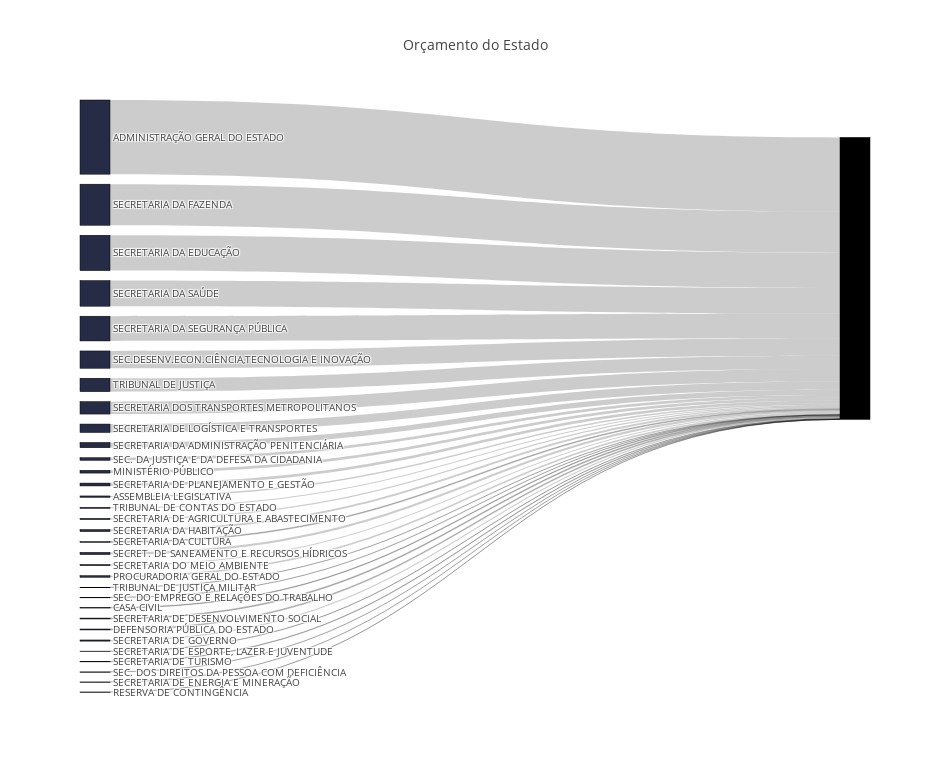

The cell this chart's notebook holds for it:
### Code cell
data_trace = dict(
    type='sankey',
    domain = dict(
      x =  [0,1],
      y =  [0,1]
    ),
    orientation = "h",
    valueformat = ".0f",
    node = dict(
      pad = 10,
      thickness = 30,
      line = dict(
        color = "black",
        width = 0.5
      ),
      label =  refugee_df['orgao'].dropna(axis=0, how='any'),
      color = refugee_df['color']
    ),
    link = dict(
      source = refugee_df['source'].dropna(axis=0, how='any'),
      target = refugee_df['target'].dropna(axis=0, how='any'),
      value = refugee_df['valor'].dropna(axis=0, how='any'),
  )
)

layout =  dict(
    title = "Orçamento do Estado",
    height = 772,
    width = 950,
    font = dict(
      size = 10
    ),    
)


fig = dict(data=[data_trace], layout=layout)
iplot(fig, validate=False)

### Figure 1 — Plotly figure (JSON) as saved in the notebook; plotly's stock layout.template omitted (floating-point values rounded to 4 significant figures)
{"data": [{"domain": {"x": [0, 1], "y": [0, 1]}, "link": {"source": [0, 1, 2, 3, 4, 5, 6, 7, 8, 9, 10, 11, 12, 13, 14, 15, 16, 17, 18, 19, 20, 21, 22, 23, 24, 25, 26, 27, 28, 29, 30, 31], "target": [32, 32, 32, 32, 32, 32, 32, 32, 32, 32, 32, 32, 32, 32, 32, 32, 32, 32, 32, 32, 32, 32, 32, 32, 32, 32, 32, 32, 32, 32, 32, 32], "value": [1186232580, 922426125, 11663448408, 68691617, 30784766023, 22289207175, 15046255264, 733316680, 1055960700, 7313498487, 2257262987, 21542827791, 35750375914, 64580123676, 121190310, 1727839230, 995601240, 2420576349, 518059900, 2491331456, 817559791, 10817693819, 4572711906, 1856196407, 1364750017, 169928030, 844215748, 47416599, 19496839, 468665635, 1013645445, 46500000]}, "node": {"color": ["#262C46", "#262C46", "#262C46", "#262C46", "#262C46", "#262C46", "#262C46", "#262C46", "#262C46", "#262C46", "#262C46", "#262C46", "#262C46", "#262C46", "#262C46", "#262C46", "#262C46", "#262C46", "#262C46", "#262C46", "#262C46", "#262C46", "#262C46", "#262C46", "#262C46", "#262C46", "#262C46", "#262C46", "#262C46", "#262C46", "#262C46", "#262C46"], "label": ["ASSEMBLEIA LEGISLATIVA", "TRIBUNAL DE CONTAS DO ESTADO", "TRIBUNAL DE JUSTIÇA", "TRIBUNAL DE JUSTIÇA MILITAR", "SECRETARIA DA EDUCAÇÃO", "SECRETARIA DA SAÚDE", "SEC.DESENV.ECON.CIÊNCIA,TECNOLOGIA E INOVAÇÃO", "SECRETARIA DA CULTURA", "SECRETARIA DE AGRICULTURA E ABASTECIMENTO", "SECRETARIA DE LOGÍSTICA E TRANSPORTES", "SEC. DA JUSTIÇA E DA DEFESA DA CIDADANIA", "SECRETARIA DA SEGURANÇA PÚBLICA", "SECRETARIA DA FAZENDA", "ADMINISTRAÇÃO GERAL DO ESTADO", "SEC. DO EMPREGO E RELAÇÕES DO TRABALHO", "SECRETARIA DA HABITAÇÃO", "SECRETARIA DO MEIO AMBIENTE", "MINISTÉRIO PÚBLICO", "CASA CIVIL", "SECRETARIA DE PLANEJAMENTO E GESTÃO", "SECRETARIA DE DESENVOLVIMENTO SOCIAL", "SECRETARIA DOS TRANSPORTES METROPOLITANOS", "SECRETARIA DA ADMINISTRAÇÃO PENITENCIÁRIA", "SECRET. DE SANEAMENTO E RECURSOS HÍDRICOS", "PROCURADORIA GERAL DO ESTADO", "SECRETARIA DE ESPORTE, LAZER E JUVENTUDE", "DEFENSORIA PÚBLICA DO ESTADO", "SEC. DOS DIREITOS DA PESSOA COM DEFICIÊNCIA", "SECRETARIA DE ENERGIA E MINERAÇÃO", "SECRETARIA DE TURISMO", "SECRETARIA DE GOVERNO", "RESERVA DE CONTINGÊNCIA"], "line": {"color": "black", "width": 0.5}, "pad": 10, "thickness": 30}, "orientation": "h", "type": "sankey", "valueformat": ".0f"}], "layout": {"font": {"size": 10}, "height": 772, "title": {"text": "Orçamento do Estado"}, "width": 950}}
